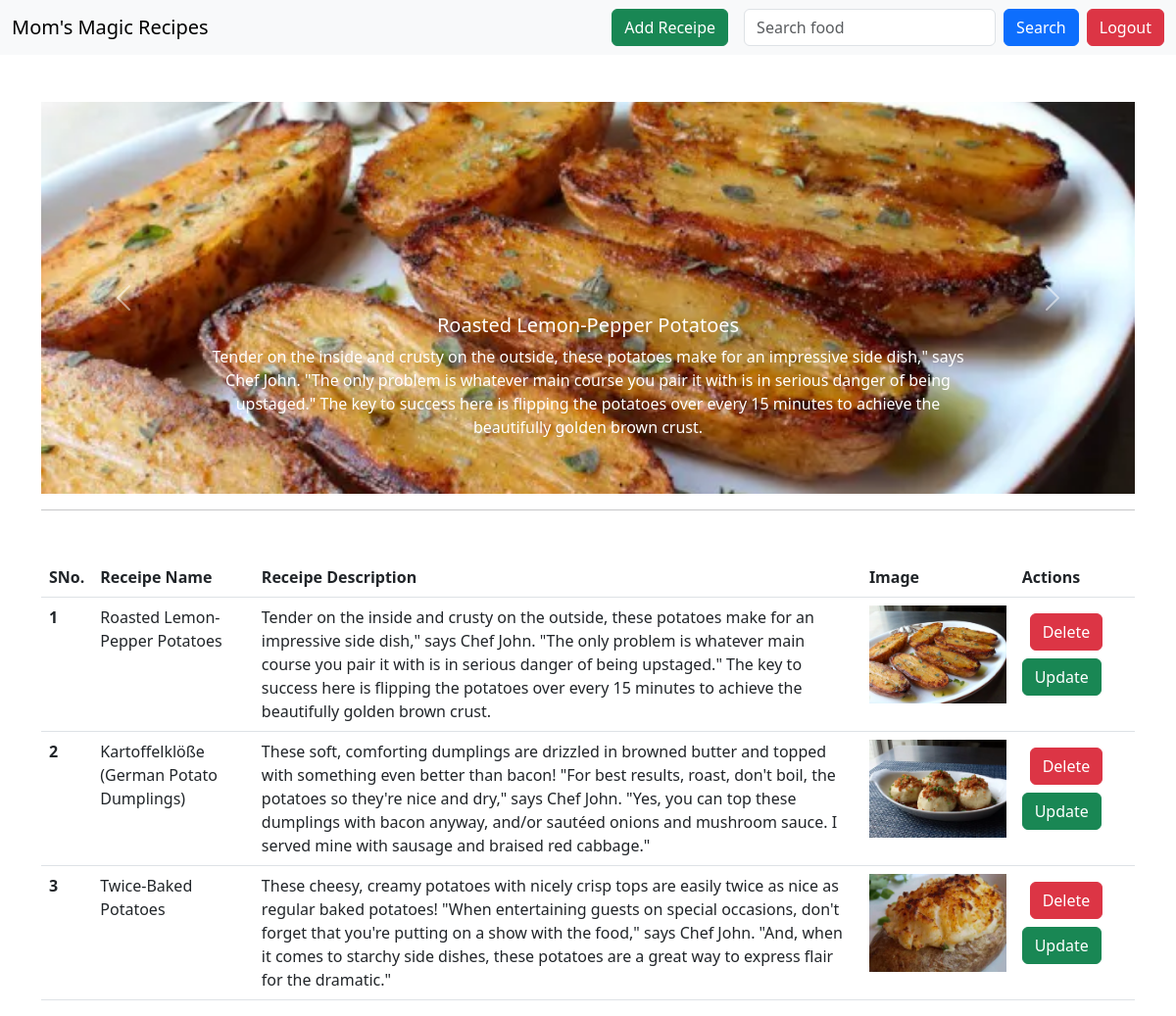
/receipes/ (signed in), run on the app's committed database.
### vege/models.py (models this page shows)
class Receipe(models.Model):
    user=models.ForeignKey(User,on_delete=models.SET_NULL,null=True,blank=True)
    receipe_name= models.CharField(max_length=100)
    receipe_description= models.TextField()
    receipe_image= models.ImageField(upload_to="receipe")

### vege/views.py (the view)
# urls.py: path('receipes/',receipes,name="receipes"),
@login_required(login_url="/login/")
def receipes(request):
    queryset = Receipe.objects.all()
    if request.GET.get('search'):
        queryset = queryset.filter(receipe_name__icontains=request.GET.get('search'))
    context = {'receipes': queryset}
    return render(request, 'receipes.html', context)

### vege/templates/receipes.html (shortened to what this page needs)
<!DOCTYPE html>
<html lang="en">
<head>
    <link href="https://cdn.jsdelivr.net/npm/bootstrap@5.3.0-alpha3/dist/css/bootstrap.min.css" rel="stylesheet">
</head>
<body>
  <nav class="navbar bg-body-tertiary">
    <div class="container-fluid">
      <a class="navbar-brand" href="#">Mom's Magic Recipes</a>
      <div class="d-flex ms-auto">
        <a href="/add-receipe/" class="btn btn-success me-3" type="button">Add Receipe</a>
        <form class="d-flex me-2">
          <input name="search" class="form-control me-2" type="search" placeholder="Search food" aria-label="Search">
          <button class="btn btn-primary" type="submit">Search</button>
        </form>
        <a href="/logout/" class="btn btn-danger" type="button">Logout</a>
      </div>
    </div>
  </nav>
  <div class="container mt-5">
    <div id="recipeCarousel" class="carousel slide" data-bs-ride="carousel">
      <div class="carousel-inner">
        {% for receipe in receipes %}
        <div class="carousel-item {% if forloop.first %}active{% endif %}">
          <img src="/media/{{receipe.receipe_image}}" class="d-block w-100" alt="Receipe Image" style="height: 400px; object-fit: cover;">
          <div class="carousel-caption d-none d-md-block">
            <h5>{{ receipe.receipe_name }}</h5>
            <p>{{ receipe.receipe_description }}</p>
          </div>
        </div>
        {% endfor %}
      </div>
      <button class="carousel-control-prev" type="button" data-bs-target="#recipeCarousel" data-bs-slide="prev">
        <span class="carousel-control-prev-icon" aria-hidden="true"></span>
      </button>
      <button class="carousel-control-next" type="button" data-bs-target="#recipeCarousel" data-bs-slide="next">
        <span class="carousel-control-next-icon" aria-hidden="true"></span>
      </button>
    </div>
    <hr>
    <table class="table mt-5">
      <thead>
        <tr>
          <th scope="col">SNo.</th>
          <th scope="col">Receipe Name</th>
          <th scope="col">Receipe Description</th>
          <th scope="col">Image</th>
          <th scope="col">Actions</th>
        </tr>
      </thead>
      <tbody>
        {% for receipe in receipes %}
        <tr>
          <th scope="row">{{forloop.counter}}</th>
          <td>{{receipe.receipe_name}}</td>
          <td>{{receipe.receipe_description}}</td>
          <td><img src="/media/{{receipe.receipe_image}}" style="height:100px"></td>
          <td>
            <a href="/delete-receipe/{{receipe.id}}/" class="btn btn-danger m-2">Delete</a>
            <a href="/update-receipe/{{receipe.id}}/" class="btn btn-success">Update</a>
          </td>
        </tr>
        {% endfor %}
      </tbody>
    </table>
  </div>
</body>
</html>

### data on the page
Receipe: receipe_image (picture), receipe_name "Roasted Lemon-Pepper Potatoes", receipe_description "Tender on the inside and crusty on the outside, these potatoes make for an impressive side dish,\" says Chef John. \"The only problem is whatever main course you pair it with is in serious danger of being upstaged.\" The key to success here is flipping the potatoes over every 15 minutes to achieve the beautifully golden brown crust."
Receipe: receipe_name "Kartoffelklöße (German Potato Dumplings)", receipe_description "These soft, comforting dumplings are drizzled in browned butter and topped with something even better than bacon! \"For best results, roast, don't boil, the potatoes so they're nice and dry,\" says Chef John. \"Yes, you can top these dumplings with bacon anyway, and/or sautéed onions and mushroom sauce. I served mine with sausage and braised red cabbage.\"", receipe_image (picture)
Receipe: receipe_name "Twice-Baked Potatoes", receipe_description "These cheesy, creamy potatoes with nicely crisp tops are easily twice as nice as regular baked potatoes! \"When entertaining guests on special occasions, don't forget that you're putting on a show with the food,\" says Chef John. \"And, when it comes to starchy side dishes, these potatoes are a great way to express flair for the dramatic.\"", receipe_image (picture)
